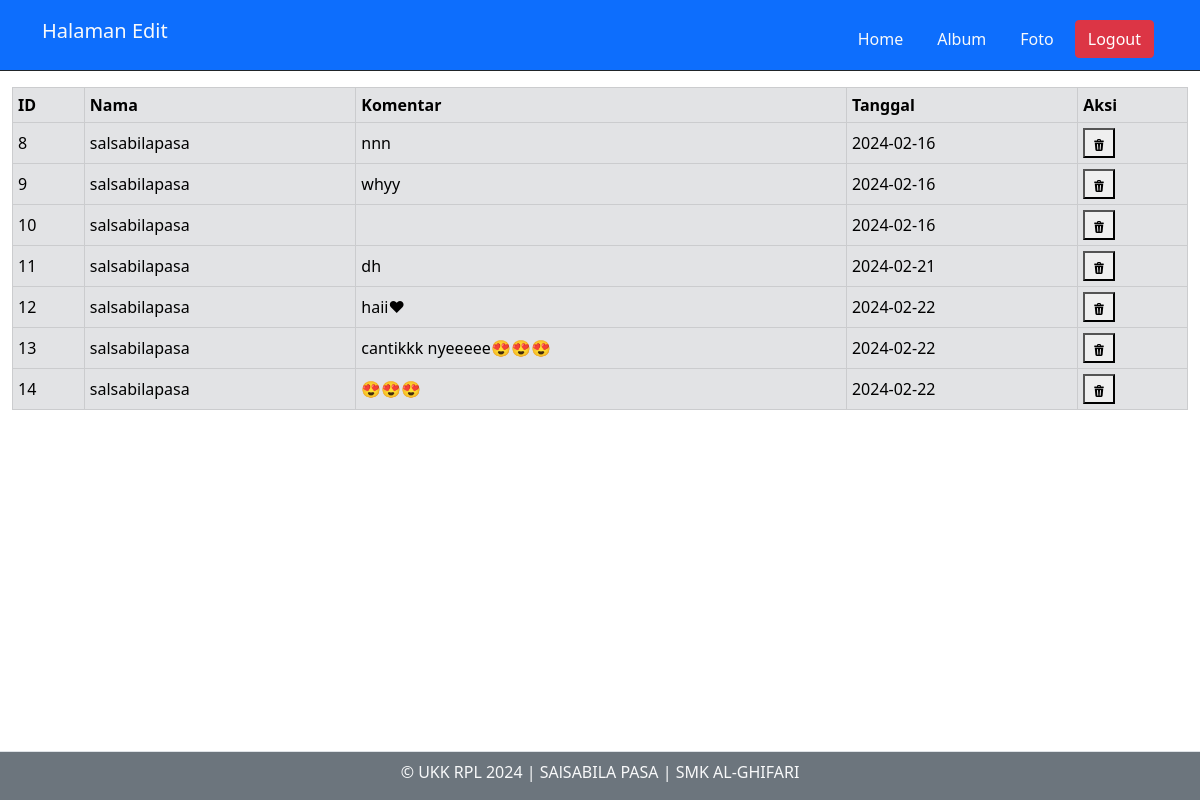
Page /komentar.php (signed in) on the committed database.
### tables this page shows
CREATE TABLE `komentarfoto` (
  `komentarid` int(11) NOT NULL,
  `fotoid` int(11) NOT NULL,
  `userid` int(11) NOT NULL,
  `isikomentar` text NOT NULL,
  `tanggalkomentar` date NOT NULL
);

CREATE TABLE `user` (
  `userid` int(11) NOT NULL,
  `username` varchar(255) NOT NULL,
  `password` varchar(255) NOT NULL,
  `email` varchar(255) NOT NULL,
  `namalengkap` varchar(255) NOT NULL,
  `alamat` text NOT NULL
);

### komentar.php (the view, shortened to what this page needs)
<!DOCTYPE html>
<html lang="en">
<head>
    <link rel="stylesheet" href="asset/css/bootstrap.min.css">
</head>
<body>
    <nav class="navbar navbar-expand-lg bg-body-tertiary bg-primary text-light border-bottom border-dark">
        <div class="container">
            <h2 class="navbar-brand" href="index.php">Halaman Edit</h2>
            <div class="collapse navbar-collapse mt-2" id="navbarNavAltMarkup">
                <?php
                if (!isset($_SESSION['userid'])) {
                    ?>
                    <ul>
                        <li><a href="register.php" class="btn btn-outline-primary m-1">Register</a></li>
                        <li><a href="login.php" class="btn btn-outline-success m-1">Login</a></li>
                    </ul>
                    <?php
                } else {
                    ?>
                    <ul class="navbar-nav">
                        <li class="nav-item"><a href="index.php" class="btn text-light m-1">Home</a></li>
                        <li class="nav-item"><a href="album.php" class="btn text-light m-1">Album</a></li>
                        <li class="nav-item"><a href="foto.php" class="btn text-light m-1">Foto</a></li>
                        <li class="nav-item"><a href="logout.php" class="btn btn-danger m-1">Logout</a></li>
                    </ul>
                    <?php
                }
                ?>
            </div>
        </div>
    </nav>
    <div class="table-responsive">
        <div class="table">
            <div class="container-fluid mt-3">
                <div class="d-flex justify-content-center">
                    <table width="100%" border="1" cellpadding=5 cellspacing=0
                        class="table-bordered table-striped table-secondary">
                        <tr>
                            <th>ID</th>
                            <th>Nama</th>
                            <th>Komentar</th>
                            <th>Tanggal</th>
                            <th>Aksi</th>
                        </tr>
                        <?php
                        include "koneksi.php";
                        $sql = mysqli_query($conn, "select * from komentarfoto,user where komentarfoto.userid=user.userid");
                        while ($data = mysqli_fetch_array($sql)) {
                            ?>
                            <tr>
                                <td>
                                    <?= $data['komentarid'] ?>
                                </td>
                                <td>
                                    <?= $data['namalengkap'] ?>
                                </td>
                                <td>
                                    <?= $data['isikomentar'] ?>
                                </td>
                                <td>
                                    <?= $data['tanggalkomentar'] ?>
                                </td>
                                <td>
                                     <form action="hapus_komentar.php" method="post">
                                        <button type="submit">
                                            <img src="icon/trash.png">
                                        </button>
                                    </form>
                                </td>
                            </tr>
                            <?php
                        }
                        ?>
                    </table>
                </div>
            </div>
        </div>
    </div>
    <br><br><br><br><br>
    <footer class="d-flex justify-content-center border-top mt-2 bg-secondary fixed-bottom">
        <p class="pt-2 text-light">&copy; UKK RPL 2024 | SAlSABILA PASA | SMK AL-GHIFARI</p>
    </footer>
</body>
</html>

### rows in the picture
komentarfoto: komentarid "8", userid.namalengkap "salsabilapasa", isikomentar "nnn", tanggalkomentar "2024-02-16"
komentarfoto: komentarid "9", userid.namalengkap "salsabilapasa", isikomentar "whyy", tanggalkomentar "2024-02-16"
komentarfoto: komentarid "10", userid.namalengkap "salsabilapasa", tanggalkomentar "2024-02-16"
komentarfoto: komentarid "11", userid.namalengkap "salsabilapasa", isikomentar "dh", tanggalkomentar "2024-02-21"
komentarfoto: komentarid "12", userid.namalengkap "salsabilapasa", isikomentar "haii❤", tanggalkomentar "2024-02-22"
komentarfoto: komentarid "13", userid.namalengkap "salsabilapasa", isikomentar "cantikkk nyeeeee😍😍😍", tanggalkomentar "2024-02-22"
komentarfoto: komentarid "14", userid.namalengkap "salsabilapasa", isikomentar "😍😍😍", tanggalkomentar "2024-02-22"
